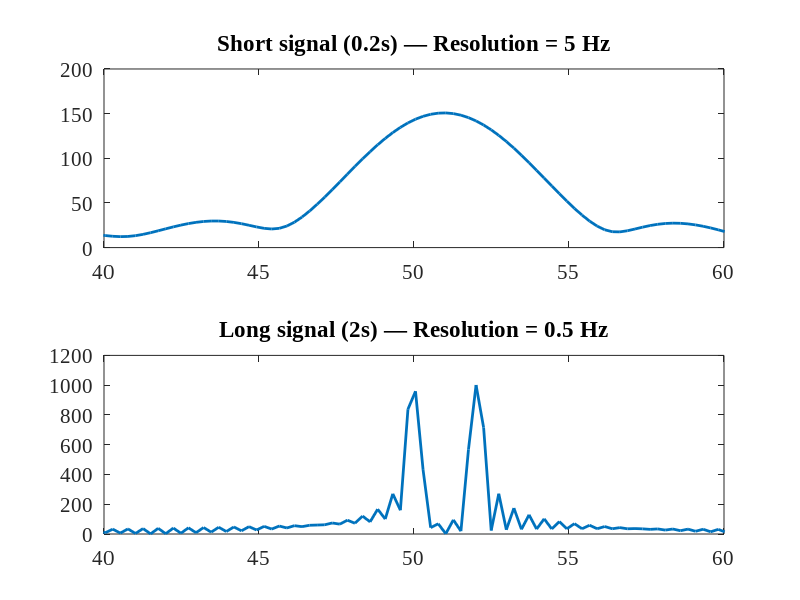

Write the MATLAB code that produced this figure.
fs = 1000;          % Sampling rate (Hz)
f1 = 50; f2 = 52;   % Two close frequencies
amp = 1;

% Short signal (low resolution): 0.2s
T1 = 0.2;
t1 = 0:1/fs:T1-1/fs;
x1 = amp*sin(2*pi*f1*t1) + amp*sin(2*pi*f2*t1);

% Long signal (high resolution): 2s
T2 = 2;
t2 = 0:1/fs:T2-1/fs;
x2 = amp*sin(2*pi*f1*t2) + amp*sin(2*pi*f2*t2);

% FFT with zero-padding
X1 = fft(x1, 4096);
X2 = fft(x2, 4096);
f = (0:4095)*(fs/4096);

% Plot
figure
subplot(2,1,1);
plot(f, abs(X1), "LineWidth", 2); xlim([40 60]);
title('Short signal (0.2s) — Resolution = 5 Hz');
set(gca,'FontSize',15, "FontName","Times New Roman");
subplot(2,1,2);
plot(f, abs(X2), "LineWidth", 2); xlim([40 60]);
title('Long signal (2s) — Resolution = 0.5 Hz');
set(gca,'FontSize',15, "FontName","Times New Roman");